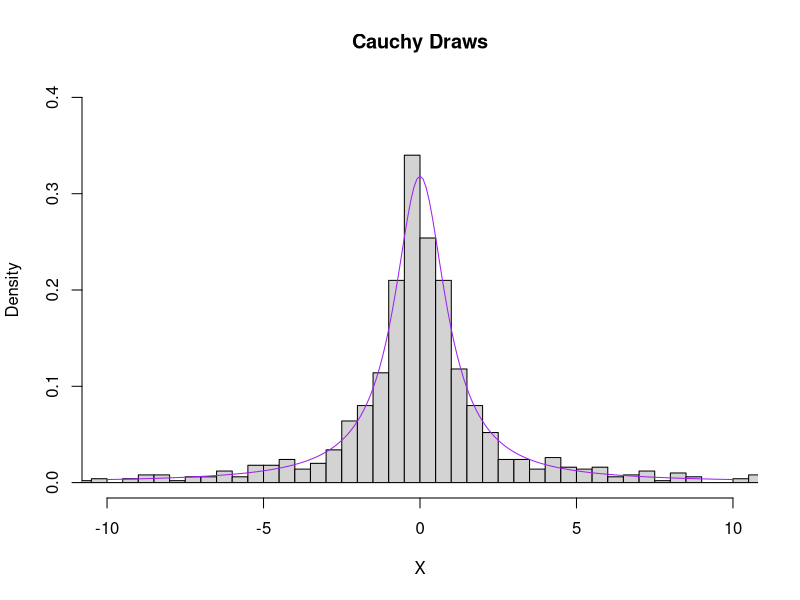
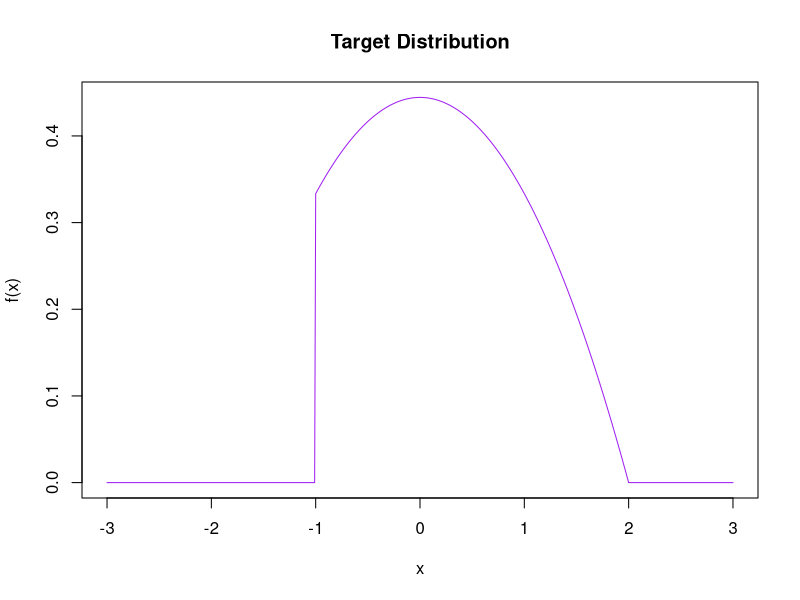
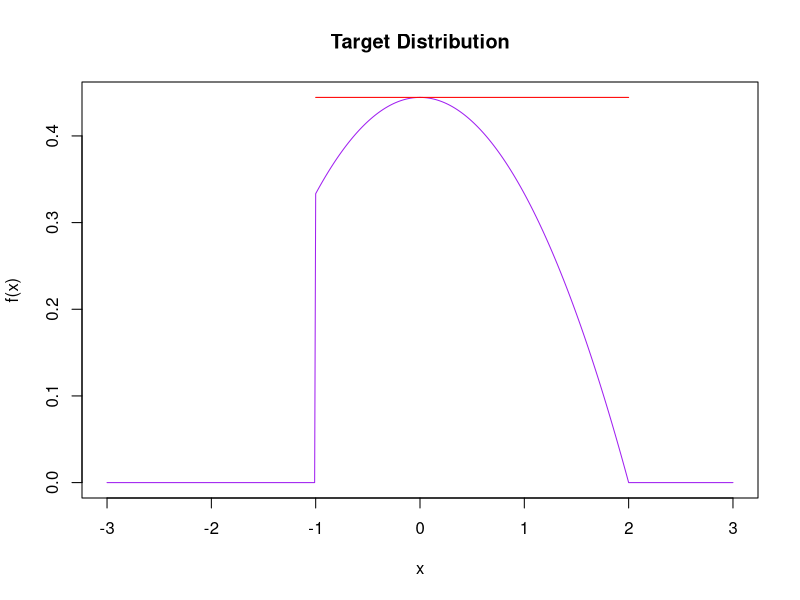
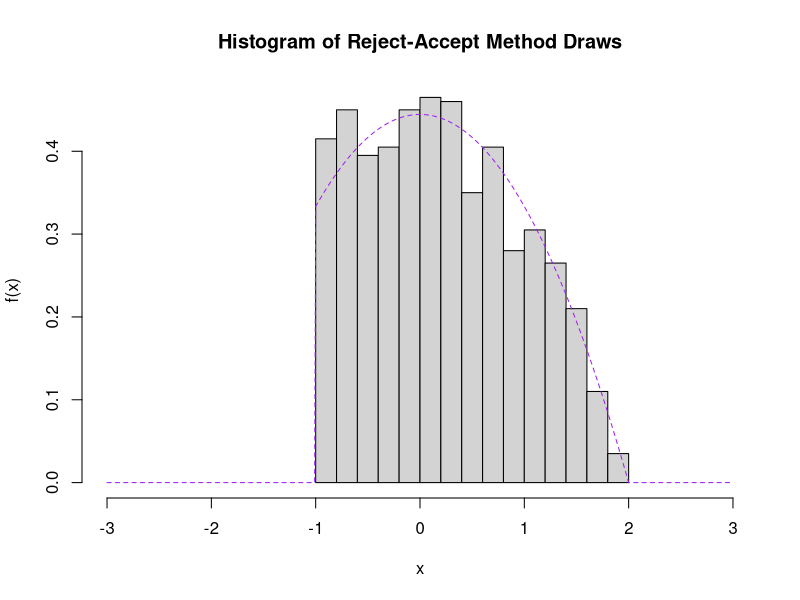
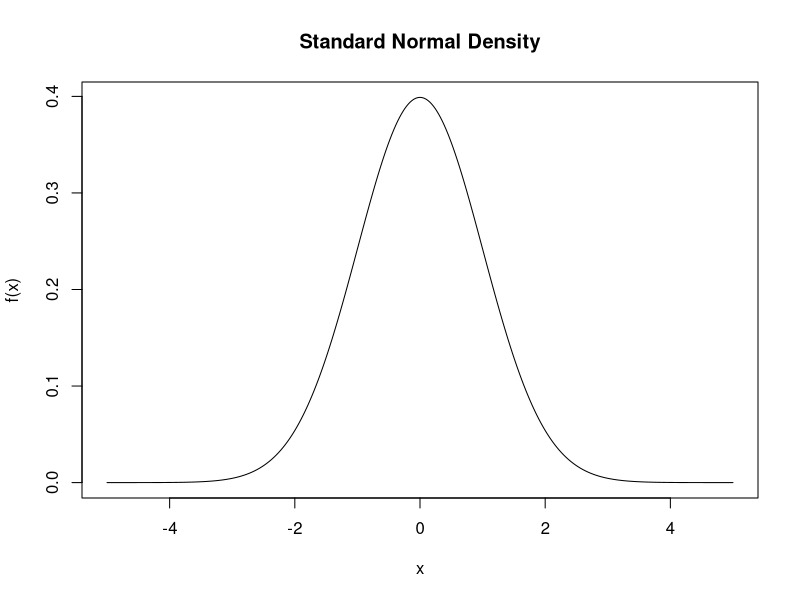
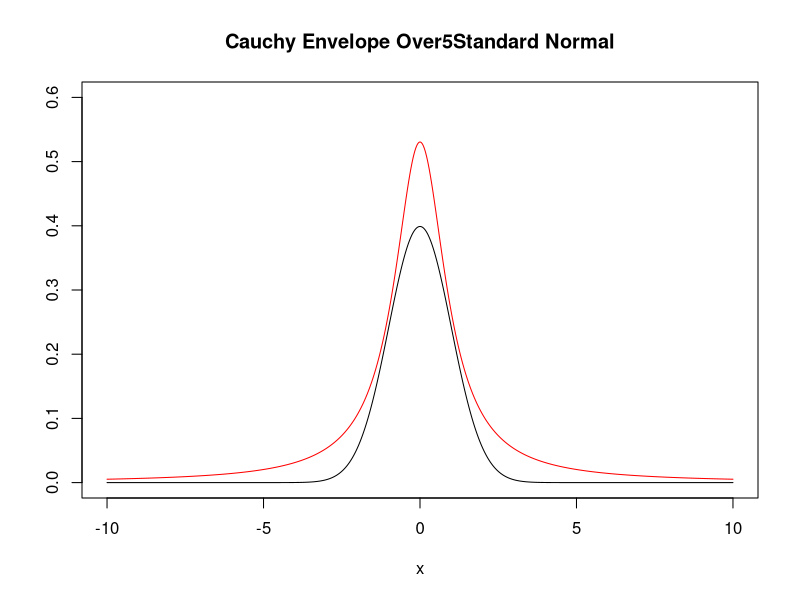
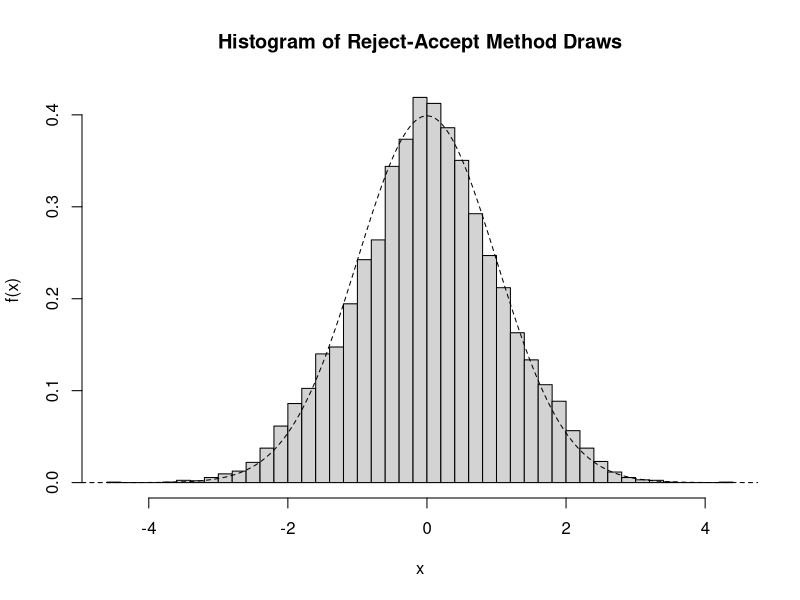
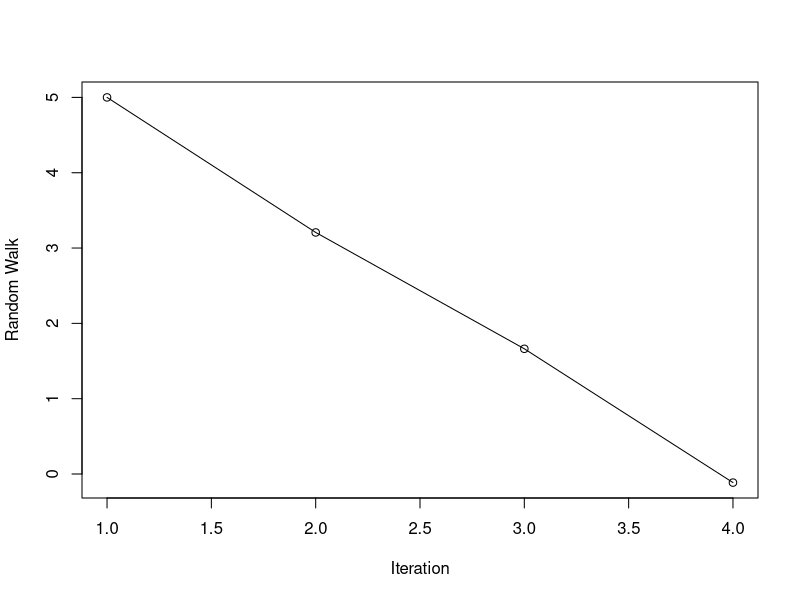

These charts were generated, in order, by the following R code:
## ---- chunk 1
set.seed(0)
## ---- chunk 2
cauchy.sim <-function(n) {
  
  U <- runif(n)
  return(tan(pi*(U-1/2)))
  
}
cauchy.sim(10)
## ---- chunk 3
cauchy.draws <- cauchy.sim(1000)
hist(cauchy.draws,prob = T,main="Cauchy Draws",xlab="X",breaks=10000,xlim=c(-10,10),ylim=c(0,.4))
x <- seq(-10,10,by=.1)
lines(x,1/(pi*(1+x^2)),col="purple")
## ---- chunk 4
f <- function(x) {
  ifelse((x < -1 | x > 2), 0, (1/9)*(4 - x^2))
}
x <- seq(-3, 3, by = .01)
plot(x,f(x),main="Target Distribution",ylab="f(x)",type="l",col="purple")
## ---- chunk 5
f.max <- 4/9
e <- function(x) {
  ifelse((x < -1 | x > 2), Inf, f.max)
}
plot(x,f(x),main="Target Distribution",ylab="f(x)",type="l",col="purple")
lines(x,e(x),col="red")
## ---- chunk 6
n.samps <- 1000   # Samples desired
n       <- 0      # counter for number samples accepted
samps   <- numeric(n.samps) # initialize the vector of output
while (n < n.samps) {
  y <- runif(1, min = -1, max = 2)    # random draw from g
  u <- runif(1)
  if (u < f(y)/e(y)) {
    n        <- n + 1
    samps[n] <- y
  }
}
## ---- chunk 7
hist(samps, prob = T, ylab = "f(x)",breaks=20, xlab = "x", main = "Histogram of Reject-Accept Method Draws",xlim=c(-3,3))
lines(x, f(x), lty = 2,col="purple")
## ---- chunk 8
f <- function(x) {
  
  return(1/sqrt(2*pi)*exp(-x^2/2))
 
}
x <- seq(-5,5,by=.01)
plot(x,f(x),main="Standard Normal Density",ylab="f(x)",type="l")
## ---- chunk 9
e <- function(x,alpha=1) {
  
  return(1/(alpha*pi*(1+x^2)))
 
}
## ---- chunk 10
x <- seq(-10,10,by=.01)
plot(x,f(x),main="Cauchy Envelope Over5Standard Normal",ylab="",type="l",ylim=c(0,.60))
lines(x,e(x,alpha=.60),main="Standard Normal Density",ylab="f(x)",col="red")
all(f(x)<e(x,alpha=.65))
## ---- chunk 11
normal.sim <- function(n.samps) {
  n       <- 0      # counter for number samples accepted
  samps   <- numeric(n.samps) # initialize the vector of output
  while (n < n.samps) {
    y <- cauchy.sim(1) # random draw from g
    u <- runif(1)
    if (u < f(y)/e(y)) {
      n        <- n + 1
      samps[n] <- y
    }
  }
  return(samps)
}
normal.sim(10)
## ---- chunk 12
normal.draws <- normal.sim(10000)
hist(normal.draws, prob = T, ylab = "f(x)",breaks=50, xlab = "x", main = "Histogram of Reject-Accept Method Draws")
lines(x, f(x), lty = 2)
## ---- chunk 13
x.vals <- 5
i <- 1
while(x.vals[i] > 0) {
  r <- runif(1, min = -2, max = 1)
  x.vals <- c(x.vals, x.vals[i] + r)
  i <- i+1
}
x.vals
## ---- chunk 14
plot(1:length(x.vals), x.vals, type = "o", xlab = "Iteration", ylab = "Random Walk")
## ---- chunk 15
random.walk <- function(x.start = 5, plot.walk = TRUE) {
  x.vals <- 5
  i <- 1
  while(all(x.vals[i] > 0)) {
    r <- runif(1, min = -2, max = 1)
    x.vals <- c(x.vals, x.vals[i] + r)
    i <- i+1
  }
  if (plot.walk) {plot(1:length(x.vals), x.vals, type = "o", xlab = "Iteration", ylab = "Random Walk")}
  return(list(x.vals = x.vals, num.steps = i))
}

random.walk()
random.walk()

random.walk(x.start = 10, plot.walk = FALSE)
random.walk(x.start = 10, plot.walk = FALSE)
## ---- chunk 16
n     <- 10000
iters <- rep(NA, n)
for (i in 1:n) {
  iters[i] <- random.walk(plot.walk = FALSE)$num.steps
}
mean(iters)
## ---- chunk 17
random.walk <- function(x.start = 5, plot.walk = TRUE, seed = NULL) {
  if (!is.null(seed)) {set.seed(seed)}
  x.vals <- 5
  i <- 1
  while(all(x.vals[i] > 0)) {
    r <- runif(1, min = -2, max = 1)
    x.vals <- c(x.vals, x.vals[i] + r)
    i <- i+1
  }
  if (plot.walk) {plot(1:length(x.vals), x.vals, type = "o", xlab = "Iteration", ylab = "Random Walk")}
  return(list(x.vals = x.vals, num.steps = i))
}

random.walk()
random.walk()

random.walk(seed = 33, plot.walk = FALSE)
random.walk(seed = 33, plot.walk = FALSE)
## ---- chunk 18
g <- function(x) {
  return(sqrt(1-x^2))
} 
plot(seq(0,1,.01),g(seq(0,1,.01)),type="l",col="purple")
## ---- chunk 19
# Choose n=1000^2 
X <- runif(1000^2)
pi.est <- mean(4*sqrt(1-X^2))
pi.est
abs(pi-pi.est)
